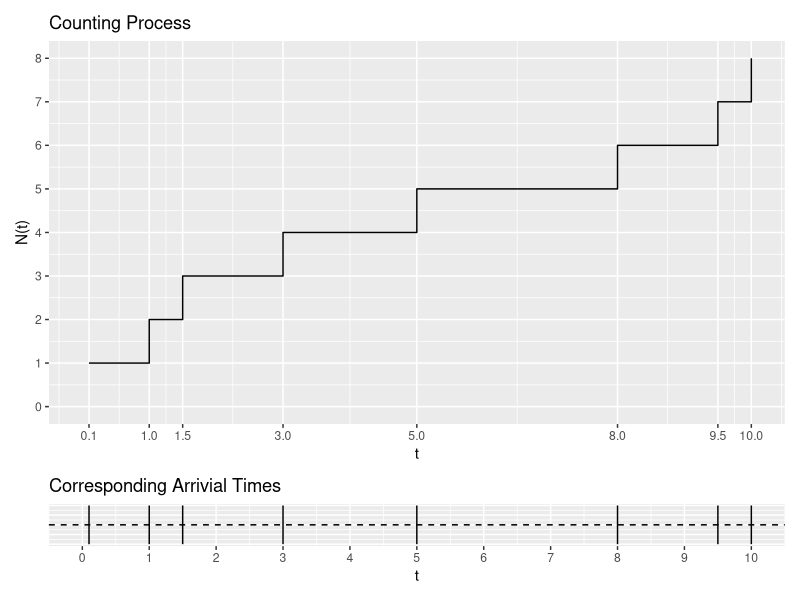
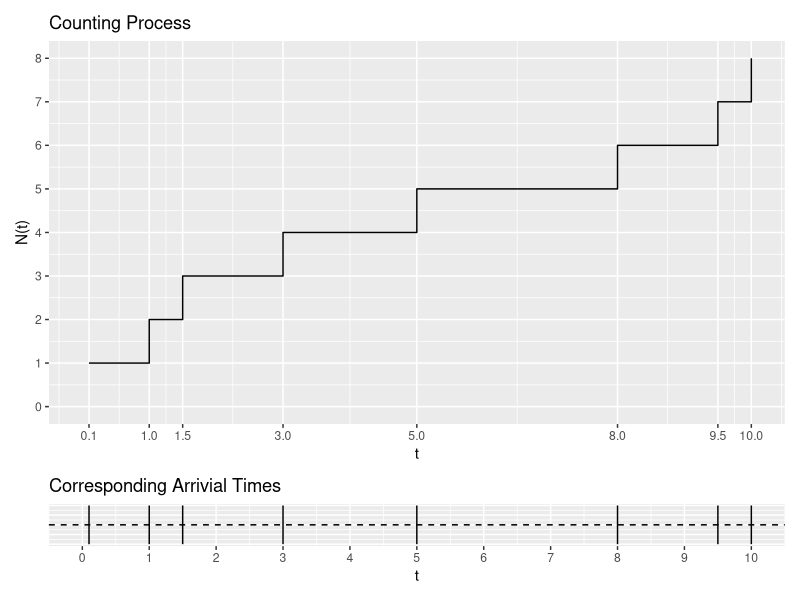

Reproduce these figures in R, in order.
## ---- chunk 1
library(tidyverse)
library(ggplot2)
library(patchwork)
## ---- chunk 2
# Create data
X = c(0.1, 1, 1.5, 3, 5, 8, 9.5, 10)
## ---- chunk 3
# Create dataframes
df_Counting = tibble(
  x = X, 
  y = 1:(length(X)) #0:(length(X) - 1) 
)

# # Can probably delete
# df_Counting <- df_Counting %>% add_column(
#   t_fix = c(0, rep(2, length(df_Counting$x) - 1)) # so that no point at t = 0
#   #t_fix = rep(2, length(df_HPP$x))
# )
## ---- chunk 4
# Plot Counting Process
p_Counting <- ggplot(data=df_Counting, mapping=aes(x=x, y=y)) +
  geom_step() + 
  labs(title = "Counting Process", 
       x = "t", 
       y = "N(t)") +
  scale_x_continuous(limits = c(0, 10), breaks = df_Counting$x) + 
  scale_y_continuous(limits = c(0, length(df_Counting$x)), breaks = seq(0, 10, by = 1))
#p_Counting
## ---- chunk 5
# Plot Corresponding Arrivial Times
p_Counting_time <- ggplot(data=df_Counting, mapping=aes(x=x, ymin = -0.5, ymax = 0.5)) +
  geom_linerange() + 
  geom_hline(aes(yintercept = 0), linetype = "dashed") + 
  labs(title = "Corresponding Arrivial Times", 
       x = "t", 
       y = "") + 
  scale_x_continuous(limits = c(0, 10), breaks = seq(0, 10, by = 1)) + 
  theme(axis.text.y=element_blank(), axis.ticks.y=element_blank())
#p_Counting_time
## ---- chunk 6
# Combine plots
# require(gridExtra)
# grid.arrange(p_Counting, p_Counting_time)
p_Counting / p_Counting_time + plot_layout(heights = c(0.9, 0.1))
## ---- chunk 7
# Save output and adjust size
png(file = '/Users/franceslinyc/Hawkes-Process-2021/results/plot_1D_Counting.png', width = 450*2, height = 450*0.8)
p_Counting / p_Counting_time + plot_layout(heights = c(0.9, 0.1))
